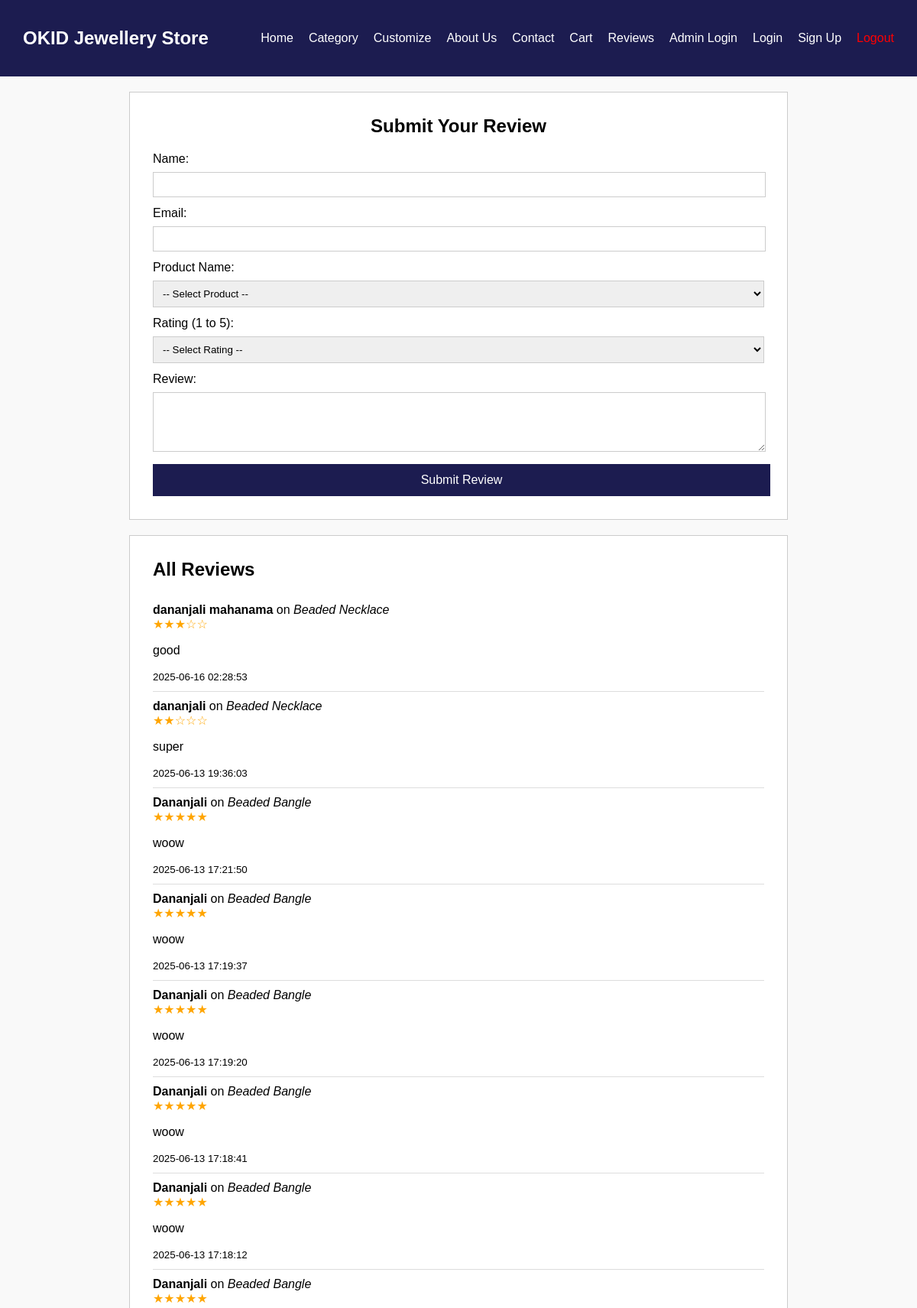
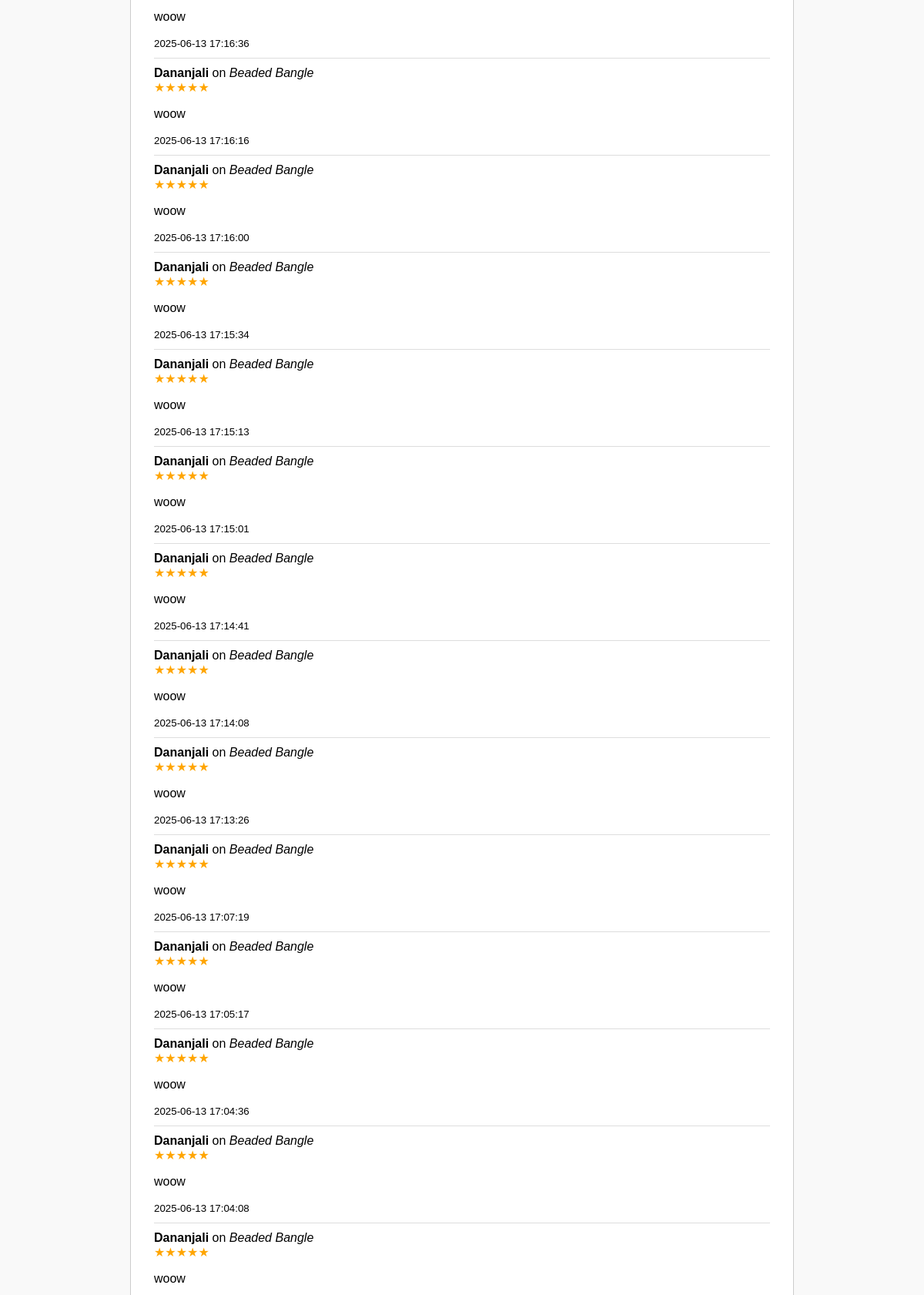
/review.php (upper part), run on the app's committed database (2 pictures, top to bottom).
### tables this page shows
CREATE TABLE `product_reviews` (
  `id` int(11) NOT NULL,
  `name` varchar(100) NOT NULL,
  `email` varchar(100) NOT NULL,
  `product_name` varchar(255) NOT NULL,
  `rating` int(11) NOT NULL,
  `review` text NOT NULL,
  `created_at` timestamp NOT NULL DEFAULT current_timestamp()
);

### review.php (the view, shortened to what this page needs)
<?php
$servername = "localhost";
$username = "root";
$password = "";
$dbname = "okid_store";
$conn = new mysqli($servername, $username, $password, $dbname);
$reviews = $conn->query("SELECT * FROM product_reviews ORDER BY created_at DESC");
?>
<!DOCTYPE html>
<html>
<head>
</head>
<body>
<header>
    <nav>
       <div class="logo">
        <h1>OKID Jewellery Store</h1>
      </div>
      <ul>
        <li><a href="index.html">Home</a></li>
        <li class="dropdown">
          <a href="#category">Category</a>
        </li>
        <li><a href="customize.html">Customize</a></li>
        <li><a href="about.html">About Us</a></li>
        <li><a href="contact.html">Contact</a></li>
        <li><a href="cart.php">Cart </a></li>
         <li><a href="review.php">Reviews</a></li>
        <li><a href="admin_login.html">Admin Login</a></li>
       <li><a href="login.html">Login</a></li>
        <li><a href="signup.html">Sign Up</a></li>
        <li><a href="logout.php" style="color: red;">Logout</a></li>
      </ul>
    </nav>
  </header>
<div class="review-form">
    <h2><center>Submit Your Review</center></h2>
    <form method="POST">
        <label>Name:</label>
        <input type="text" name="name" required>
        <label>Email:</label>
        <input type="email" name="email" required>
        <label>Product Name:</label>
        <select name="product_name" required>
            <option value="">-- Select Product --</option>
        </select>
        <label>Rating (1 to 5):</label>
        <select name="rating" required>
            <option value="">-- Select Rating --</option>
        </select>
        <label>Review:</label>
        <textarea name="review" rows="4" required></textarea>
     <button type="submit">Submit Review</button>
    </form>
</div>
<div class="review-list">
    <h2>All Reviews</h2>
    <?php if ($reviews && $reviews->num_rows > 0): ?>
        <?php while ($r = $reviews->fetch_assoc()): ?>
            <div class="review">
                <strong><?= htmlspecialchars($r['name']) ?></strong> on <em><?= htmlspecialchars($r['product_name']) ?></em>
                <div class="rating">
                    <?= str_repeat("★", $r['rating']) . str_repeat("☆", 5 - $r['rating']) ?>
                </div>
                <p><?= htmlspecialchars($r['review']) ?></p>
                <small><?= $r['created_at'] ?></small>
            </div>
        <?php endwhile; ?>
    <?php else: ?>
        <p>No reviews yet.</p>
    <?php endif; ?>
</div>
</body>
</html>

### review.php (style rules this page uses)
body { margin: 0; font-family: Arial, sans-serif; background-color: #f9f9f9; }
header { background-color: #1c1c50; color: #fff; padding: 36px 20px; }
nav { display: flex; justify-content: space-between; align-items: center; flex-wrap: wrap; }
nav .logo { display: flex; align-items: center; }
nav h1 { margin: 0; }
nav ul { list-style-type: none; display: flex; padding: 0; margin: 0; }
nav ul li { margin: 0 10px; position: relative; }
nav ul li a { color: #fff; text-decoration: none; }
.review-form, .review-list { background: white; padding: 30px; margin: 20px auto; max-width: 800px; border: 1px solid #ccc; }
h2 { margin-top: 0; }
textarea,input { width: 98%; padding: 8px; margin-top: 8px; margin-bottom: 12px; border: 1px solid #ccc; }
select { width: 100%; padding: 8px; margin-top: 8px; margin-bottom: 12px; border: 1px solid #ccc; }
.review { border-bottom: 1px solid #ddd; padding: 10px 0; }
.rating { color: orange; }
button { background-color: #1c1c50; color: white; padding: 12px; border: none; cursor: pointer; font-size: 16px; width: 101%; }

### data on the page
product_reviews: name "dananjali mahanama", product_name "Beaded Necklace", rating "★★★", rating "☆☆", review "good", created_at "2025-06-16 02:28:53"
product_reviews: name "dananjali", product_name "Beaded Necklace", rating "★★", rating "☆☆☆", review "super", created_at "2025-06-13 19:36:03"
product_reviews: name "Dananjali", product_name "Beaded Bangle", rating "★★★★★", review "woow", created_at "2025-06-13 17:21:50"
product_reviews: name "Dananjali", product_name "Beaded Bangle", rating "★★★★★", review "woow", created_at "2025-06-13 17:19:37"
product_reviews: name "Dananjali", product_name "Beaded Bangle", rating "★★★★★", review "woow", created_at "2025-06-13 17:19:20"
product_reviews: name "Dananjali", product_name "Beaded Bangle", rating "★★★★★", review "woow", created_at "2025-06-13 17:18:41"
product_reviews: name "Dananjali", product_name "Beaded Bangle", rating "★★★★★", review "woow", created_at "2025-06-13 17:18:12"
product_reviews: name "Dananjali", product_name "Beaded Bangle", rating "★★★★★", review "woow", created_at "2025-06-13 17:16:36"
product_reviews: name "Dananjali", product_name "Beaded Bangle", rating "★★★★★", review "woow", created_at "2025-06-13 17:16:16"
product_reviews: name "Dananjali", product_name "Beaded Bangle", rating "★★★★★", review "woow", created_at "2025-06-13 17:16:00"
product_reviews: name "Dananjali", product_name "Beaded Bangle", rating "★★★★★", review "woow", created_at "2025-06-13 17:15:34"
product_reviews: name "Dananjali", product_name "Beaded Bangle", rating "★★★★★", review "woow", created_at "2025-06-13 17:15:13"
product_reviews: name "Dananjali", product_name "Beaded Bangle", rating "★★★★★", review "woow", created_at "2025-06-13 17:15:01"
product_reviews: name "Dananjali", product_name "Beaded Bangle", rating "★★★★★", review "woow", created_at "2025-06-13 17:14:41"
product_reviews: name "Dananjali", product_name "Beaded Bangle", rating "★★★★★", review "woow", created_at "2025-06-13 17:14:08"
product_reviews: name "Dananjali", product_name "Beaded Bangle", rating "★★★★★", review "woow", created_at "2025-06-13 17:13:26"
product_reviews: name "Dananjali", product_name "Beaded Bangle", rating "★★★★★", review "woow", created_at "2025-06-13 17:07:19"
product_reviews: name "Dananjali", product_name "Beaded Bangle", rating "★★★★★", review "woow", created_at "2025-06-13 17:05:17"
product_reviews: name "Dananjali", product_name "Beaded Bangle", rating "★★★★★", review "woow", created_at "2025-06-13 17:04:36"
product_reviews: name "Dananjali", product_name "Beaded Bangle", rating "★★★★★", review "woow", created_at "2025-06-13 17:04:08"
product_reviews: name "Dananjali", product_name "Beaded Bangle", rating "★★★★★", review "woow"
